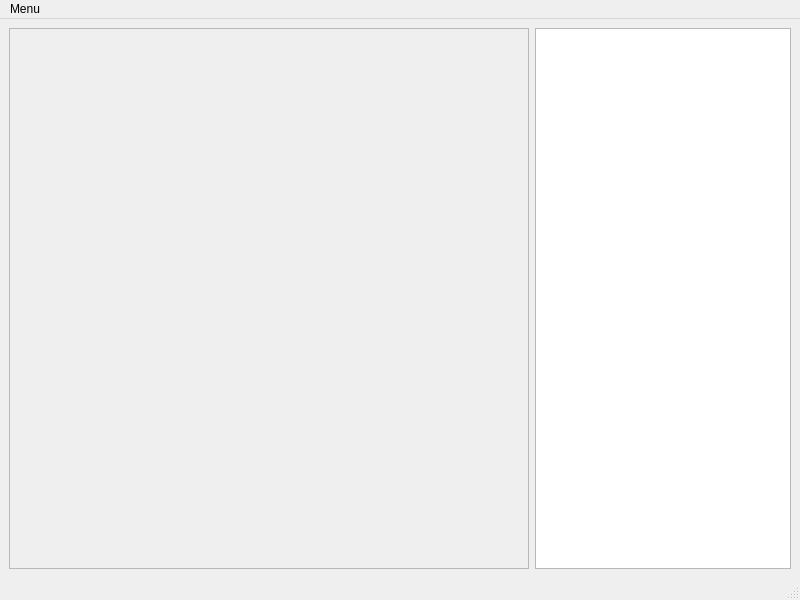
<?xml version="1.0" encoding="UTF-8"?>
<ui version="4.0">
 <class>MainWindow</class>
 <widget class="QMainWindow" name="MainWindow">
  <property name="geometry">
   <rect>
    <x>0</x>
    <y>0</y>
    <width>800</width>
    <height>600</height>
   </rect>
  </property>
  <property name="windowTitle">
   <string>MainWindow</string>
  </property>
  <widget class="QWidget" name="centralwidget">
   <layout class="QHBoxLayout" name="horizontalLayout">
    <item>
     <widget class="QScrollArea" name="scrollArea">
      <property name="widgetResizable">
       <bool>true</bool>
      </property>
      <widget class="QWidget" name="scrollAreaWidgetContents">
       <property name="geometry">
        <rect>
         <x>0</x>
         <y>0</y>
         <width>518</width>
         <height>539</height>
        </rect>
       </property>
      </widget>
     </widget>
    </item>
    <item>
     <widget class="QListWidget" name="palette">
      <property name="sizePolicy">
       <sizepolicy hsizetype="Preferred" vsizetype="Expanding">
        <horstretch>0</horstretch>
        <verstretch>0</verstretch>
       </sizepolicy>
      </property>
     </widget>
    </item>
   </layout>
  </widget>
  <widget class="QMenuBar" name="menubar">
   <property name="geometry">
    <rect>
     <x>0</x>
     <y>0</y>
     <width>800</width>
     <height>21</height>
    </rect>
   </property>
   <widget class="QMenu" name="menuMenu">
    <property name="title">
     <string>Menu</string>
    </property>
    <addaction name="actionNew"/>
    <addaction name="actionOpen"/>
    <addaction name="actionSave_As"/>
   </widget>
   <addaction name="menuMenu"/>
  </widget>
  <widget class="QStatusBar" name="statusbar"/>
  <action name="actionNew">
   <property name="text">
    <string>New</string>
   </property>
  </action>
  <action name="actionOpen">
   <property name="text">
    <string>Open</string>
   </property>
   <property name="shortcut">
    <string>Ctrl+O</string>
   </property>
  </action>
  <action name="actionSave_As">
   <property name="text">
    <string>Save As</string>
   </property>
   <property name="shortcut">
    <string>Ctrl+S</string>
   </property>
  </action>
 </widget>
 <resources/>
 <connections/>
</ui>
